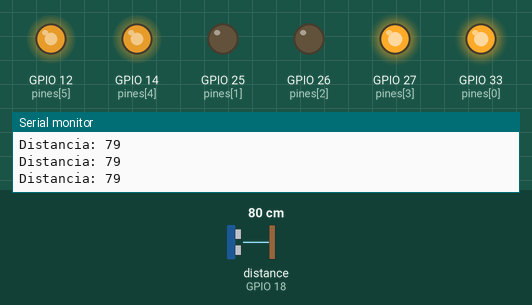
Simulated run of this sketch. Board: ESP32. On the bench: output pins drawn as LEDs (lit = HIGH), the last lines printed to the serial monitor. Wiring (inferred from the names in the program): ultrasonic range finder: trigger GPIO 21; echo GPIO 18. Inputs (shaded band) come from the test bench; at power-on: distance to the obstacle (sensor on GPIO 18) 80 cm. The echo pulse lasts 58.3 µs per cm; pins used as bus, display or sensor lines are not drawn.

Above: at 1.2 s.
1.3 s: distance to the obstacle (sensor on GPIO 18) set to 32 cm
2.8 s: distance to the obstacle (sensor on GPIO 18) set to 26 cm
At 3.2 s:
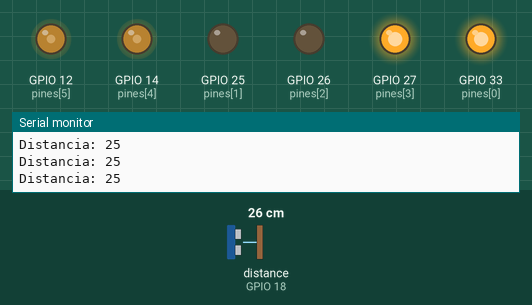
4.3 s: distance to the obstacle (sensor on GPIO 18) set to 24 cm
At 6.2 s:
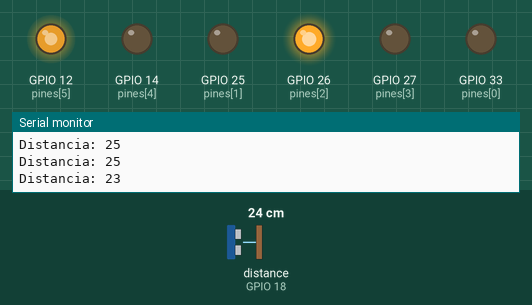
6.8 s: distance to the obstacle (sensor on GPIO 18) set to 35 cm
At 7.9 s:
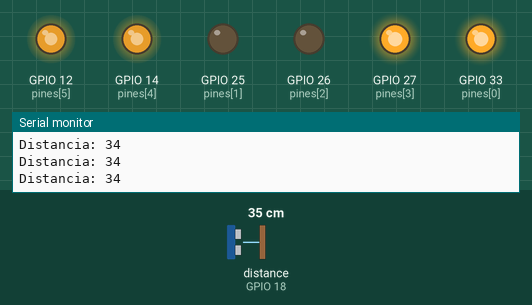
8.9 s: distance to the obstacle (sensor on GPIO 18) set to 2 cm
At 9.2 s:
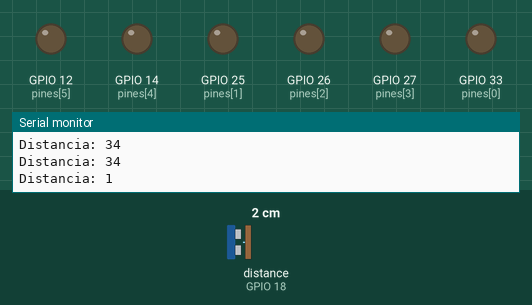
Timing chart, 0 to 12.4 s (numbered marks = the images above; inputs shaded):
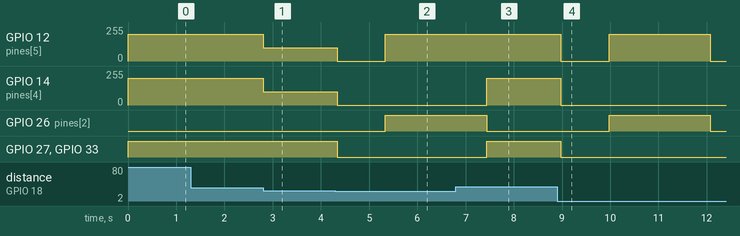

The sketch:

matriz_ultrasonico.ino
```cpp
const int pines[] = {33, 25, 26, 27, 14, 12};  // IN1, IN2, IN3, IN4, enableA, enableB
const int trigPin = 21;  // Pin TRIG del sensor ultrasónico
const int echoPin = 18;  // Pin ECHO del sensor ultrasónico
const int distanciaSegura = 30;  // Distancia en cm para reducir la velocidad y girar
const int distanciaMinima = 25;  // Distancia en cm para detenerse y girar

const int movimientos[][6] = {
  {1, 0, 0, 1, 200, 200},  // Adelante
  {0, 1, 1, 0, 200, 200},  // Atrás
  {0, 0, 1, 0, 0, 200},    // Izquierda
  {1, 0, 0, 0, 200, 0},    // Derecha
  {1, 0, 0, 1, 100, 255},  // Esquinado Izquierda
  {0, 1, 1, 0, 255, 100},  // Esquinado Derecha
  {0, 0, 0, 0, 0, 0}       // Parar
};

void setup() {
  for (int i = 0; i < 6; i++) pinMode(pines[i], OUTPUT);
  pinMode(trigPin, OUTPUT);
  pinMode(echoPin, INPUT);
  Serial.begin(115200);  // Iniciar la comunicación serial para depuración
}

void moverMotores(const int mov[]) {
  for (int i = 0; i < 4; i++) digitalWrite(pines[i], mov[i]);
  analogWrite(pines[4], mov[4]);
  analogWrite(pines[5], mov[5]);
}

// Función para medir la distancia con el sensor ultrasónico
long medirDistancia() {
  digitalWrite(trigPin, LOW);
  delayMicroseconds(2);
  digitalWrite(trigPin, HIGH);
  delayMicroseconds(10);
  digitalWrite(trigPin, LOW);

  long duracion = pulseIn(echoPin, HIGH);
  long distancia = duracion * 0.034 / 2;  // Convertir duración a distancia en cm
  return distancia;
}

void loop() {
  long distancia = medirDistancia();
  Serial.print("Distancia: ");
  Serial.println(distancia);

  if (distancia < distanciaMinima) {
    // Si está demasiado cerca, detenerse y girar
    moverMotores(movimientos[6]);  // Parar
    delay(1000);
    moverMotores(movimientos[2]);  // Girar a la izquierda
    delay(2000);
  } else if (distancia < distanciaSegura) {
    // Si está dentro de la distancia segura, reducir velocidad
    int movReducido[] = {1, 0, 0, 1, 100, 100};  // Adelante con menor velocidad
    moverMotores(movReducido);
  } else {
    // Si no hay obstáculos, moverse normalmente
    moverMotores(movimientos[0]);  // Adelante a velocidad normal
  }

  delay(100);  // Pausa pequeña para evitar lecturas muy rápidas
}
```

Measured:
- the behaviour switches between 31 and 30 cm on distance to the obstacle (sensor on GPIO 18) (found by bisection; images 0 and 1)
- the behaviour switches between 26 and 25 cm on distance to the obstacle (sensor on GPIO 18) (found by bisection; images 1 and 2)
- after the input at 2.8 s, GPIO 12 (pines[5]), GPIO 14 (pines[4]): 200/255 → 100/255 at once
- after the input at 4.3 s, GPIO 12 (pines[5]): 100/255 → 0/255 at once, → 200/255 1.0 s later; GPIO 14 (pines[4]): 100/255 → 0/255 at once; GPIO 26 (pines[2]): LOW → HIGH after 1.0 s; GPIO 27 (pines[3]), GPIO 33 (pines[0]): HIGH → LOW at once
- after the input at 6.8 s, GPIO 12 (pines[5]): stays 200/255 (without the input it goes to 0/255 after 0.64 s); GPIO 14 (pines[4]): 0/255 → 200/255 after 0.64 s; GPIO 26 (pines[2]): goes on until 7.4 s, then stays LOW; GPIO 27 (pines[3]), GPIO 33 (pines[0]): LOW → HIGH after 0.64 s
- after the input at 8.9 s, GPIO 12 (pines[5]): 200/255 → 0/255 after 0.08 s, → 200/255 1.0 s later, → 0/255 2.1 s later; GPIO 14 (pines[4]): 200/255 → 0/255 after 0.08 s; GPIO 26 (pines[2]): LOW → HIGH after 1.1 s, → LOW 2.1 s later; GPIO 27 (pines[3]), GPIO 33 (pines[0]): HIGH → LOW after 0.08 s
